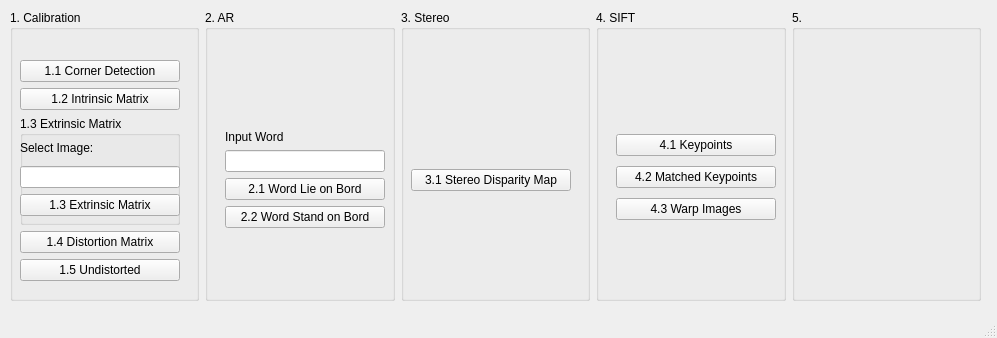
<?xml version="1.0" encoding="UTF-8"?>
<ui version="4.0">
 <class>MainWindow</class>
 <widget class="QMainWindow" name="MainWindow">
  <property name="geometry">
   <rect>
    <x>0</x>
    <y>0</y>
    <width>997</width>
    <height>338</height>
   </rect>
  </property>
  <property name="windowTitle">
   <string>CVDL HW1</string>
  </property>
  <widget class="QWidget" name="centralwidget">
   <widget class="QWidget" name="gridLayoutWidget">
    <property name="geometry">
     <rect>
      <x>10</x>
      <y>10</y>
      <width>971</width>
      <height>291</height>
     </rect>
    </property>
    <layout class="QGridLayout" name="gridLayout">
     <property name="sizeConstraint">
      <enum>QLayout::SetDefaultConstraint</enum>
     </property>
     <item row="0" column="2">
      <widget class="QGroupBox" name="groupBox_14">
       <property name="title">
        <string>3. Stereo</string>
       </property>
       <widget class="QWidget" name="verticalLayoutWidget_3">
        <property name="geometry">
         <rect>
          <x>10</x>
          <y>130</y>
          <width>160</width>
          <height>80</height>
         </rect>
        </property>
        <layout class="QVBoxLayout" name="verticalLayout_3">
         <item>
          <widget class="QPushButton" name="Q3_1">
           <property name="text">
            <string>3.1 Stereo Disparity Map</string>
           </property>
          </widget>
         </item>
        </layout>
       </widget>
      </widget>
     </item>
     <item row="0" column="1">
      <widget class="QGroupBox" name="groupBox_11">
       <property name="title">
        <string>2. AR</string>
       </property>
       <widget class="QWidget" name="verticalLayoutWidget_2">
        <property name="geometry">
         <rect>
          <x>20</x>
          <y>120</y>
          <width>160</width>
          <height>98</height>
         </rect>
        </property>
        <layout class="QVBoxLayout" name="verticalLayout_2">
         <item>
          <widget class="QLabel" name="label_2">
           <property name="text">
            <string>Input Word</string>
           </property>
          </widget>
         </item>
         <item>
          <widget class="QLineEdit" name="tInput">
           <property name="text">
            <string/>
           </property>
          </widget>
         </item>
         <item>
          <widget class="QPushButton" name="Q2_1">
           <property name="text">
            <string>2.1 Word Lie on Bord</string>
           </property>
          </widget>
         </item>
         <item>
          <widget class="QPushButton" name="Q2_2">
           <property name="text">
            <string>2.2 Word Stand on Bord</string>
           </property>
          </widget>
         </item>
        </layout>
       </widget>
      </widget>
     </item>
     <item row="0" column="3">
      <widget class="QGroupBox" name="groupBox_12">
       <property name="title">
        <string>4. SIFT</string>
       </property>
       <widget class="QWidget" name="verticalLayoutWidget_4">
        <property name="geometry">
         <rect>
          <x>20</x>
          <y>120</y>
          <width>160</width>
          <height>94</height>
         </rect>
        </property>
        <layout class="QVBoxLayout" name="verticalLayout_4">
         <item>
          <widget class="QPushButton" name="Q4_1">
           <property name="text">
            <string>4.1 Keypoints</string>
           </property>
          </widget>
         </item>
         <item>
          <widget class="QPushButton" name="Q4_2">
           <property name="text">
            <string>4.2 Matched Keypoints</string>
           </property>
          </widget>
         </item>
         <item>
          <widget class="QPushButton" name="Q4_3">
           <property name="text">
            <string>4.3 Warp Images</string>
           </property>
          </widget>
         </item>
        </layout>
       </widget>
      </widget>
     </item>
     <item row="0" column="4">
      <widget class="QGroupBox" name="groupBox_13">
       <property name="title">
        <string>5.</string>
       </property>
      </widget>
     </item>
     <item row="0" column="0">
      <widget class="QGroupBox" name="groupBox_10">
       <property name="title">
        <string>1. Calibration</string>
       </property>
       <widget class="QWidget" name="verticalLayoutWidget">
        <property name="geometry">
         <rect>
          <x>10</x>
          <y>50</y>
          <width>160</width>
          <height>221</height>
         </rect>
        </property>
        <layout class="QVBoxLayout" name="verticalLayout">
         <item>
          <widget class="QPushButton" name="Q1_1">
           <property name="text">
            <string>1.1 Corner Detection</string>
           </property>
          </widget>
         </item>
         <item>
          <widget class="QPushButton" name="Q1_2">
           <property name="text">
            <string>1.2 Intrinsic Matrix</string>
           </property>
          </widget>
         </item>
         <item>
          <widget class="QGroupBox" name="groupBox_5">
           <property name="title">
            <string>1.3 Extrinsic Matrix</string>
           </property>
           <widget class="QWidget" name="verticalLayoutWidget_5">
            <property name="geometry">
             <rect>
              <x>0</x>
              <y>20</y>
              <width>160</width>
              <height>80</height>
             </rect>
            </property>
            <layout class="QVBoxLayout" name="verticalLayout_5">
             <item>
              <widget class="QLabel" name="label">
               <property name="text">
                <string>Select Image:</string>
               </property>
              </widget>
             </item>
             <item>
              <widget class="QLineEdit" name="img_idx"/>
             </item>
             <item>
              <widget class="QPushButton" name="Q1_3">
               <property name="text">
                <string>1.3 Extrinsic Matrix</string>
               </property>
              </widget>
             </item>
            </layout>
           </widget>
          </widget>
         </item>
         <item>
          <widget class="QPushButton" name="Q1_4">
           <property name="text">
            <string>1.4 Distortion Matrix</string>
           </property>
          </widget>
         </item>
         <item>
          <widget class="QPushButton" name="Q1_5">
           <property name="text">
            <string>1.5 Undistorted</string>
           </property>
          </widget>
         </item>
        </layout>
       </widget>
      </widget>
     </item>
    </layout>
   </widget>
  </widget>
  <widget class="QStatusBar" name="statusbar"/>
 </widget>
 <resources/>
 <connections/>
</ui>
